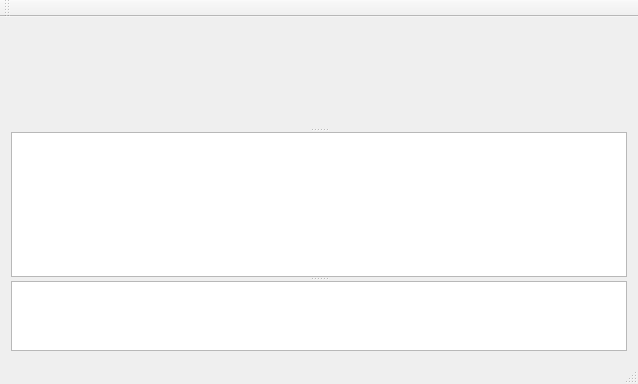
<?xml version="1.0" encoding="UTF-8"?>
<ui version="4.0">
 <class>MainWindow</class>
 <widget class="QMainWindow" name="MainWindow">
  <property name="geometry">
   <rect>
    <x>0</x>
    <y>0</y>
    <width>638</width>
    <height>384</height>
   </rect>
  </property>
  <property name="windowTitle">
   <string>Timestamp-savvy universal log viewer</string>
  </property>
  <widget class="QWidget" name="centralWidget">
   <property name="sizePolicy">
    <sizepolicy hsizetype="Expanding" vsizetype="Expanding">
     <horstretch>0</horstretch>
     <verstretch>0</verstretch>
    </sizepolicy>
   </property>
   <layout class="QHBoxLayout" name="horizontalLayout">
    <item>
     <widget class="QSplitter" name="splitter">
      <property name="sizePolicy">
       <sizepolicy hsizetype="Expanding" vsizetype="Expanding">
        <horstretch>0</horstretch>
        <verstretch>0</verstretch>
       </sizepolicy>
      </property>
      <property name="orientation">
       <enum>Qt::Vertical</enum>
      </property>
      <widget class="QCustomPlot" name="plot" native="true">
       <property name="sizePolicy">
        <sizepolicy hsizetype="Preferred" vsizetype="Expanding">
         <horstretch>0</horstretch>
         <verstretch>0</verstretch>
        </sizepolicy>
       </property>
       <property name="minimumSize">
        <size>
         <width>0</width>
         <height>100</height>
        </size>
       </property>
      </widget>
      <widget class="QListView" name="listView">
       <property name="sizePolicy">
        <sizepolicy hsizetype="Expanding" vsizetype="Expanding">
         <horstretch>0</horstretch>
         <verstretch>200</verstretch>
        </sizepolicy>
       </property>
      </widget>
      <widget class="QPlainTextEdit" name="plainTextEdit">
       <property name="sizePolicy">
        <sizepolicy hsizetype="Expanding" vsizetype="Preferred">
         <horstretch>0</horstretch>
         <verstretch>1</verstretch>
        </sizepolicy>
       </property>
      </widget>
     </widget>
    </item>
   </layout>
  </widget>
  <widget class="QMenuBar" name="menuBar">
   <property name="geometry">
    <rect>
     <x>0</x>
     <y>0</y>
     <width>638</width>
     <height>22</height>
    </rect>
   </property>
  </widget>
  <widget class="QToolBar" name="mainToolBar">
   <attribute name="toolBarArea">
    <enum>TopToolBarArea</enum>
   </attribute>
   <attribute name="toolBarBreak">
    <bool>false</bool>
   </attribute>
  </widget>
  <widget class="QStatusBar" name="statusBar"/>
 </widget>
 <layoutdefault spacing="6" margin="11"/>
 <customwidgets>
  <customwidget>
   <class>QCustomPlot</class>
   <extends>QWidget</extends>
   <header>qcustomplot.h</header>
   <container>1</container>
  </customwidget>
 </customwidgets>
 <resources/>
 <connections/>
</ui>
